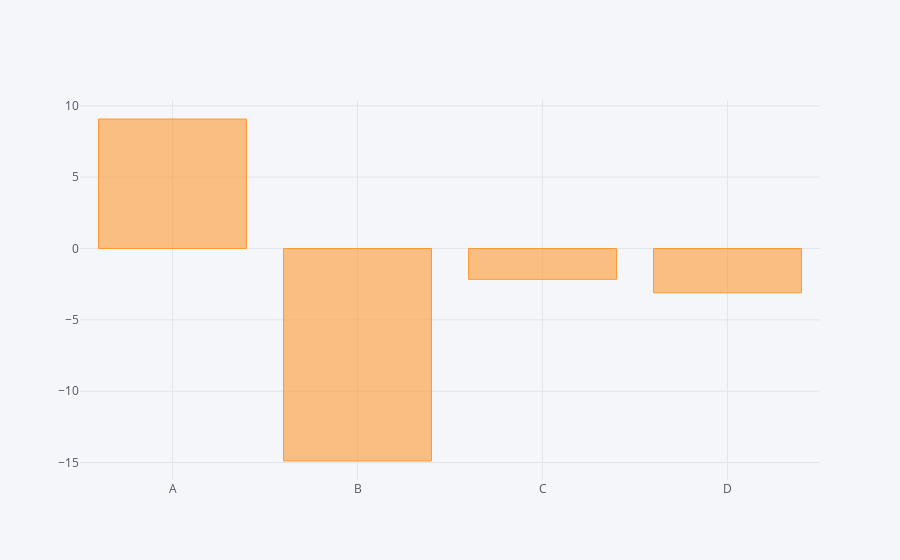

This figure's notebook cell:
### Code cell
df.sum().iplot(kind='bar')

### Figure 1 — Plotly figure (JSON) as saved in the notebook; plotly's stock layout.template omitted (floating-point values rounded to 4 significant figures)
{"data": [{"marker": {"color": "rgba(255, 153, 51, 0.6)", "line": {"color": "rgba(255, 153, 51, 1.0)", "width": 1}}, "name": "None", "orientation": "v", "text": "", "type": "bar", "uid": "5a8e6317-06f2-4ef4-8f1f-d8df668e7a44", "x": ["A", "B", "C", "D"], "y": [9.075, -14.89, -2.163, -3.106]}], "layout": {"legend": {"bgcolor": "#F5F6F9", "font": {"color": "#4D5663"}}, "paper_bgcolor": "#F5F6F9", "plot_bgcolor": "#F5F6F9", "title": {"font": {"color": "#4D5663"}}, "xaxis": {"gridcolor": "#E1E5ED", "showgrid": true, "tickfont": {"color": "#4D5663"}, "title": {"font": {"color": "#4D5663"}, "text": ""}, "zerolinecolor": "#E1E5ED"}, "yaxis": {"gridcolor": "#E1E5ED", "showgrid": true, "tickfont": {"color": "#4D5663"}, "title": {"font": {"color": "#4D5663"}, "text": ""}, "zerolinecolor": "#E1E5ED"}}}
